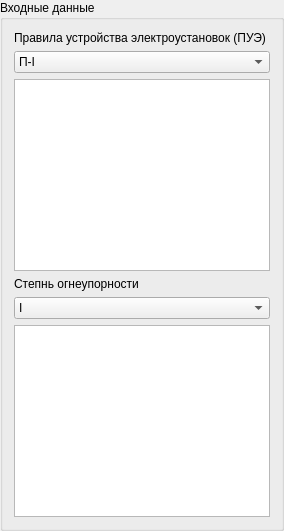
             <widget class="QGroupBox" name="groupBox_5">
              <property name="title">
               <string>Входные данные</string>
              </property>
              <layout class="QVBoxLayout" name="verticalLayout_11">
               <item>
                <widget class="QLabel" name="label_11">
                 <property name="text">
                  <string>Правила устройства электроустановок (ПУЭ)</string>
                 </property>
                </widget>
               </item>
               <item>
                <widget class="QComboBox" name="comboBox_3">
                 <item>
                  <property name="text">
                   <string>П-I</string>
                  </property>
                 </item>
                 <item>
                  <property name="text">
                   <string>П-II</string>
                  </property>
                 </item>
                 <item>
                  <property name="text">
                   <string>П-IIа</string>
                  </property>
                 </item>
                 <item>
                  <property name="text">
                   <string>П-III</string>
                  </property>
                 </item>
                 <item>
                  <property name="text">
                   <string>В-I</string>
                  </property>
                 </item>
                 <item>
                  <property name="text">
                   <string>В-Iа</string>
                  </property>
                 </item>
                 <item>
                  <property name="text">
                   <string>В-Iб</string>
                  </property>
                 </item>
                 <item>
                  <property name="text">
                   <string>В-Iг</string>
                  </property>
                 </item>
                 <item>
                  <property name="text">
                   <string>В-II</string>
                  </property>
                 </item>
                 <item>
                  <property name="text">
                   <string>В-IIа</string>
                  </property>
                 </item>
                </widget>
               </item>
               <item>
                <widget class="QContextTextEdit" name="PUABrowser"/>
               </item>
               <item>
                <widget class="QLabel" name="label_9">
                 <property name="text">
                  <string>Степнь огнеупорности</string>
                 </property>
                </widget>
               </item>
               <item>
                <widget class="QComboBox" name="refractorinessComboBox">
                 <item>
                  <property name="text">
                   <string>I</string>
                  </property>
                 </item>
                 <item>
                  <property name="text">
                   <string>II</string>
                  </property>
                 </item>
                 <item>
                  <property name="text">
                   <string>III</string>
                  </property>
                 </item>
                 <item>
                  <property name="text">
                   <string>IV</string>
                  </property>
                 </item>
                 <item>
                  <property name="text">
                   <string>V</string>
                  </property>
                 </item>
                </widget>
               </item>
               <item>
                <widget class="QTextBrowser" name="refractorinessBrowser">
                 <property name="html">
                  <string>&lt;!DOCTYPE HTML PUBLIC &quot;-//W3C//DTD HTML 4.0//EN&quot; &quot;http://www.w3.org/TR/REC-html40/strict.dtd&quot;&gt;
&lt;html&gt;&lt;head&gt;&lt;meta name=&quot;qrichtext&quot; content=&quot;1&quot; /&gt;&lt;style type=&quot;text/css&quot;&gt;
p, li { white-space: pre-wrap; }
&lt;/style&gt;&lt;/head&gt;&lt;body style=&quot; font-family:'MS Shell Dlg 2'; font-size:7.8pt; font-weight:400; font-style:normal;&quot;&gt;
&lt;p style=&quot;-qt-paragraph-type:empty; margin-top:12px; margin-bottom:12px; margin-left:0px; margin-right:0px; -qt-block-indent:0; text-indent:0px;&quot;&gt;&lt;br /&gt;&lt;/p&gt;&lt;/body&gt;&lt;/html&gt;</string>
                 </property>
                </widget>
               </item>
              </layout>
             </widget>
